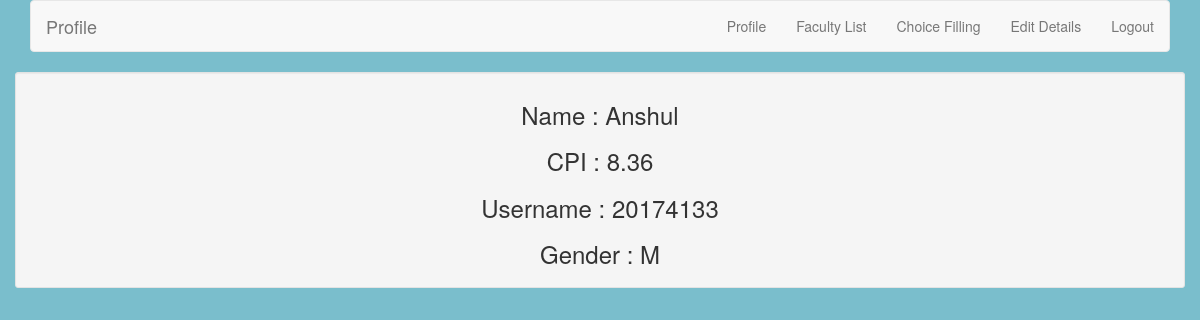
The app's page /profile/ (signed in) with its own data.
### student/models.py (models this page shows)
class student(models.Model):
    name=models.CharField(max_length=120,blank=False)
    regno=models.IntegerField(null=False,editable=True)
    cpi=models.DecimalField(max_digits=3, decimal_places=2,null=True,blank=False)
    gender_choices=[('M','Male'),('F','Female')]
    gender=models.CharField(choices=gender_choices,max_length=1,default=None,null=True)
    user=models.OneToOneField(User,on_delete=models.CASCADE)
    fac_allocated=models.BooleanField(default=False)
    sa=models.ForeignKey('Faculty',on_delete=models.SET_NULL,blank=True,
    null=True)
    to=models.BooleanField(default=False)

### student/views.py (the view)
# urls.py: path('profile/',v.profile,name='profile'),
@login_required
def profile(request):
    student = request.user.student
    print(student.sa)
    return render(request, 'profile.html', {'student': student})

### templates/profile.html (shortened to what this page needs)
<!DOCTYPE html>
<html>
    <head>
        <link rel="stylesheet" href="https://maxcdn.bootstrapcdn.com/bootstrap/3.4.1/css/bootstrap.min.css">
    </head>
    <body>
<div class="container text-center">
    <nav class="navbar navbar-light bg-light navbar-default">
    <div class="container-fluid">
    <div class="navbar-header">
        <a href="#" class="navbar-brand">Profile</a>
    </div>
    <ul class="nav navbar-nav navbar-right">
        <li class="nav-item"><a class="nav-link" href="{% url 'profile' %}">Profile</a></li>
        <li class="nav-item"><a class="nav-link" href="{% url 'faculty' %}">Faculty List</a></li>
        <li class="nav-item"><a class="nav-link" href="{% url 'choice' %}">Choice Filling</a></li>
        <li class="nav-item"><a class="nav-link" href="{% url 'edit' %}">Edit Details</a></li>
        <li class="nav-item"><a class="nav-item" href="{% url 'logout' %}">Logout</a></li>
    </ul>
    </nav>
</div>
        <div class="container text-center well well-sm">
           <div class="h3">
                        Name
                        :
                        {{ student.name }}
            </div>
            <div class="h3">
                        CPI
                        :
                        {{ student.cpi }}
            </div>
            <div class="h3">
                        Username
                        :
                        {{ user.username }}
            </div>
            <div class="h3">
                        Gender
                        :
                        {{ student.gender }}
            </div>
</div>
</body>
</html>

### templates/profile.html (style rules this page uses)
body { margin: 0; padding: 0; height: 100%; background: #7abecc !important; }

### records on screen
student: name "Anshul", cpi "8.36", gender "M"

### other values on screen
{{ user.username }} "20174133"
